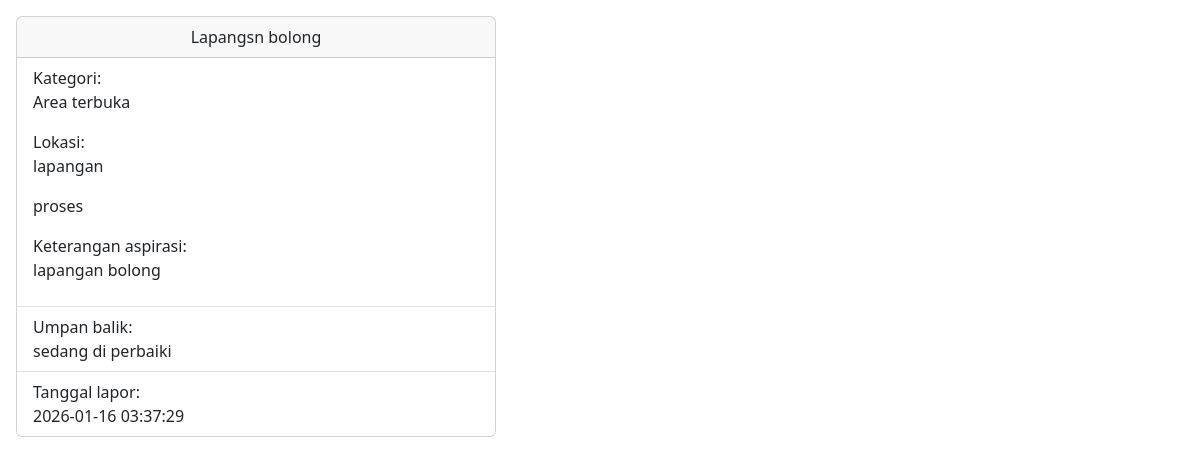
Screenshot of /app/Controllers/c_data.php?id=2 (signed in) with the database file from the repository.
### tables this page shows
CREATE TABLE `aspirasi` (
  `id_aspirasi` int NOT NULL,
  `id_kategori` int NOT NULL,
  `id_siswa` int NOT NULL,
  `tanggal_lapor` datetime NOT NULL DEFAULT CURRENT_TIMESTAMP,
  `lokasi` varchar(50) NOT NULL,
  `ket_aspirasi` text NOT NULL,
  `judul_aspirasi` varchar(50) NOT NULL
);

CREATE TABLE `kategori` (
  `id_kategori` int NOT NULL,
  `ket_kategori` varchar(30) NOT NULL
);

CREATE TABLE `progres_aspirasi` (
  `id_progres` int NOT NULL,
  `id_aspirasi` int NOT NULL,
  `tanggal_update` datetime NOT NULL,
  `id_admin` int NOT NULL,
  `umpan_balik` text NOT NULL,
  `status` enum('menunggu','proses','selesai','') NOT NULL DEFAULT 'menunggu'
);

### app/Models/m_koneksi.php (called while the page is built, shortened)
<?php
class m_koneksi{
    private $host = "localhost",
            $username = "root",
            $password = "",
            $db = "pengaduan_sarana_sekolah";
    function __construct()
    {
       $this->koneksi =
        mysqli_connect(
            $this->host,
            $this->username,
            $this->password,
            $this->db
        );
        if ($this->koneksi) {
            return $this->koneksi;
        }else{
            die("Koneksi ke database gagal !" . mysqli_connect_error());
        }
    }
}
?>

### app/Models/m_aspirasi.php (called while the page is built, shortened)
<?php
include_once 'm_koneksi.php';
class m_aspirasi
{
    function tampil_data_by_id($id)
    {
        $koneksi = new m_koneksi();
        $sql = "SELECT
                aspirasi.judul_aspirasi,
                aspirasi.tanggal_lapor,
                aspirasi.id_kategori,
                aspirasi.lokasi,
                aspirasi.ket_aspirasi,
                progres_aspirasi.status,
                progres_aspirasi.umpan_balik,
                kategori.ket_kategori
                FROM aspirasi
                LEFT JOIN progres_aspirasi
                ON aspirasi.id_aspirasi = progres_aspirasi.id_aspirasi
                LEFT JOIN kategori
                ON aspirasi.id_kategori = kategori.id_kategori
                WHERE aspirasi.id_aspirasi = $id";
        $query = mysqli_query($koneksi->koneksi, $sql);
        return mysqli_fetch_object($query);
    }
}

### app/Views/v_detail_aspirasi.php (the view, shortened to what this page needs)
<!doctype html>
<html lang="en">
<head>
    <link href="https://cdn.jsdelivr.net/npm/bootstrap@5.3.8/dist/css/bootstrap.min.css" rel="stylesheet">
    <link href="https://getbootstrap.com/docs/5.3/assets/css/docs.css" rel="stylesheet">
</head>
<body class="p-3 m-0 border-0 bd-example m-0 border-0">
    <div class="card" style="width:30rem;">
        <div class="card-header text-center">
            <?= $aspirasi_->judul_aspirasi ?>
        </div>
        <ul class="list-group list-group-flush">
            <li class="list-group-item ">
                <p>Kategori:<br><?= $aspirasi_->ket_kategori ?></p>
                <p>Lokasi:<br><?= $aspirasi_->lokasi ?></p>
                <p><?= $aspirasi_->status ?></p>
                <p>Keterangan aspirasi:<br><?= $aspirasi_->ket_aspirasi ?></p>
            </li>
            <li class="list-group-item">Umpan balik:<br><?= $aspirasi_->umpan_balik ?></li>
            <li class="list-group-item">Tanggal lapor:<br><?= $aspirasi_->tanggal_lapor ?></li>
        </ul>
    </div>
</body>
</html>

### rows the page displays
aspirasi: judul_aspirasi "Lapangsn bolong", id_kategori.ket_kategori "Area terbuka", lokasi "lapangan", progres_aspirasi.status "proses", ket_aspirasi "lapangan bolong", progres_aspirasi.umpan_balik "sedang di perbaiki", tanggal_lapor "2026-01-16 03:37:29"
